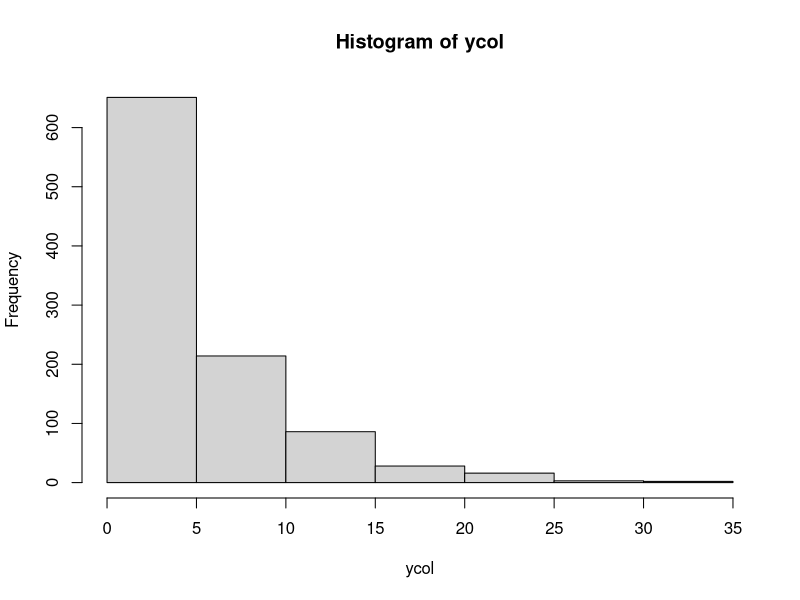
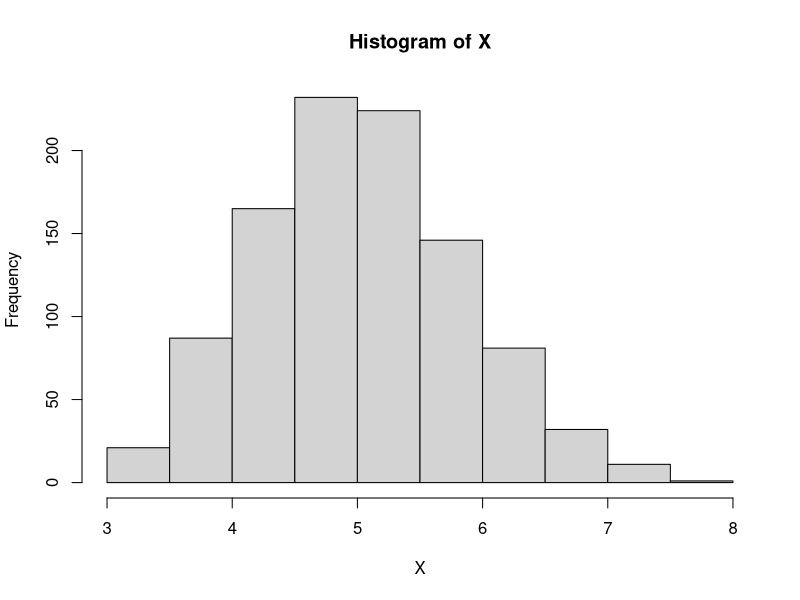

R code for these plots, in order:
## ---- chunk 1

ycol <- replicate(1000,rexp(1, .20))
hist(ycol); mean(ycol); var(ycol); sd(ycol)
## ---- chunk 2

xcol <- replicate(1000, rexp(40, rate = .20))
dim(xcol)
X <- .colMeans(xcol, 40, 1000, na.rm = FALSE)
hist(X); mean(X); var(X); sd(X) 
